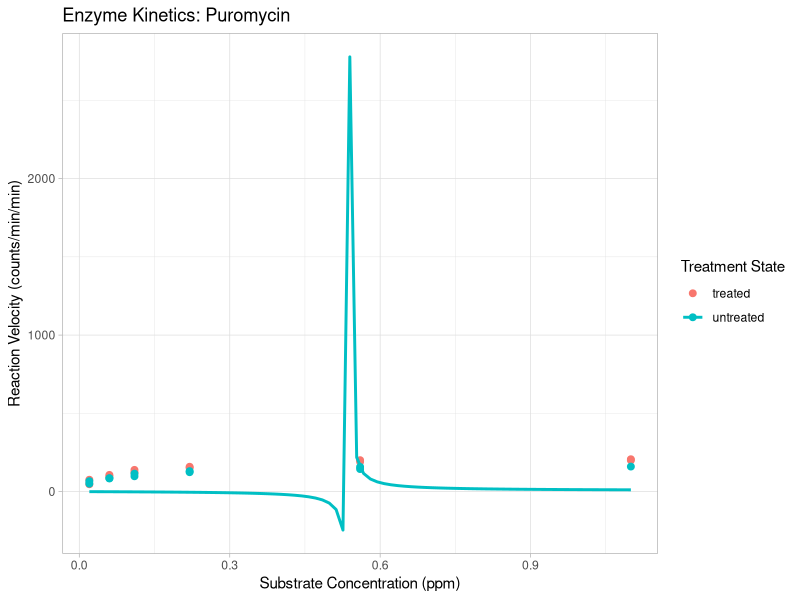
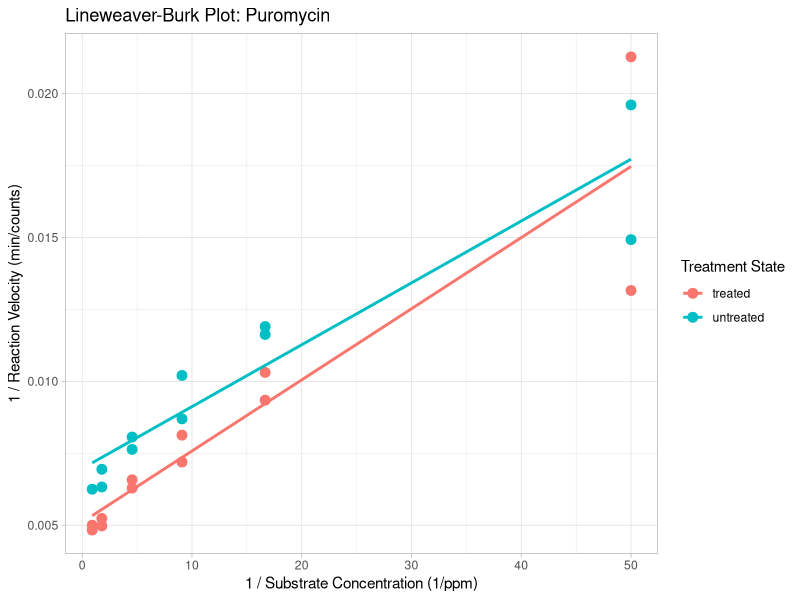

Write the R code that produced these figures, in order.
# Enzyme Kinetics Analysis: Puromycin

# 1. Installation & Setup
# install.packages(c("ggplot2", "dplyr"))
library(tidyverse)

# Load built-in dataset
data("Puromycin")

# 2. Michaelis-Menten Plot (Nonlinear Regression)
plot_mm <- ggplot(data = Puromycin, mapping = aes(x = conc, y = rate, color = state)) +
geom_point(size = 2) + geom_smooth(method = "nls", formula = y ~ (Vmax * x) / (Km + x), 
start = list(Vmax = 200, Km = 0.1), se = FALSE) + theme_light() + labs(title = "Enzyme Kinetics: Puromycin", 
x = "Substrate Concentration (ppm)", y = "Reaction Velocity (counts/min/min)", color = "Treatment State")

# Save Michaelis-Menten plot
ggsave("puromycin_michaelis_menten.png", plot = plot_mm, width = 7, height = 5, dpi = 300)

# 3. Lineweaver-Burk Plot (Linear Regression)
plot_lb <- ggplot(data = Puromycin, mapping = aes(x = 1/conc, y = 1/rate, color = state)) + 
geom_point(size = 3) + geom_smooth(method = "lm", se = FALSE, fullrange = TRUE) + theme_light() + 
labs(title = "Lineweaver-Burk Plot: Puromycin", x = "1 / Substrate Concentration (1/ppm)", 
y = "1 / Reaction Velocity (min/counts)", color = "Treatment State")

# Save Lineweaver-Burk plot
ggsave("puromycin_lineweaver_burk.png", plot = plot_lb, width = 7, height = 5, dpi = 300)

# 4. Statistical Summary & Quantile Analysis
# Calculate Means and Standard Deviations
untreated_mean <- Puromycin %>% filter(state == "untreated") %>% pull(conc) %>% mean(na.rm = TRUE)
untreated_sd <- Puromycin %>% filter(state == "untreated") %>% pull(conc) %>% sd(na.rm = TRUE)

treated_mean <- Puromycin %>% filter(state == "treated") %>% pull(conc) %>% mean(na.rm = TRUE)
treated_sd <- Puromycin %>% filter(state == "treated") %>% pull(conc) %>% sd(na.rm = TRUE)

untreated_mean_rate <- Puromycin %>% filter(state == "untreated") %>% pull(rate) %>% mean(na.rm = TRUE)
untreated_sd_rate <- Puromycin %>% filter(state == "untreated") %>% pull(rate) %>% sd(na.rm = TRUE)

treated_mean_rate <- Puromycin %>% filter(state == "treated") %>% pull(rate) %>% mean(na.rm = TRUE)
treated_sd_rate <- Puromycin %>% filter(state == "treated") %>% pull(rate) %>% sd(na.rm = TRUE)

# Calculate 99.5% Confidence Interval: Rate & Conc. (Assuming Normal Distribution)
untreated_conc_michaelis <- qnorm(0.9975, untreated_mean, untreated_sd)
treated_conc_michaelis <- qnorm(0.9975, treated_mean, treated_sd)
michaelis_rate_treated <- qnorm(0.9975, treated_mean_rate, treated_sd_rate)
michaelis_rate_untreated <- qnorm(0.9975, untreated_mean_rate, untreated_sd_rate)

#Calculate 99.5% Confidence Inverval: Vmax & Km (Assuming Normal Distribution)
treated_model <- nls(rate ~ (Vmax * conc) / (Km + conc), data = filter(Puromycin, state == "treated"), start = list(Vmax = 200, Km = 0.1))
untreated_model <- nls(rate ~ (Vmax * conc) / (Km + conc), data = filter(Puromycin, state == "untreated"), start = list(Vmax = 200, Km = 0.1))
treated_params <- coef(treated_model)
untreated_paams <- coef(untreated_model)
treated_Km <- treated_params["Km"]
treated_Vmax <- treated_params["Vmax"]
untreated_params <- coef(untreated_model)
untreated_Km <- untreated_params["Km"]
untreated_Vmax <- untreated_params["Vmax"]
